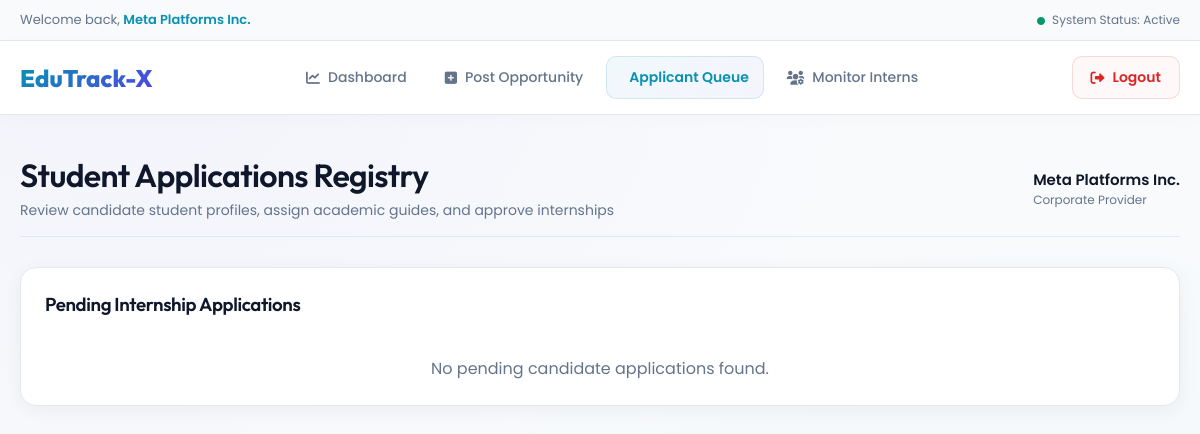
/Company/InternshipApplications/ (signed in), run on an earlier commit of the app's database.
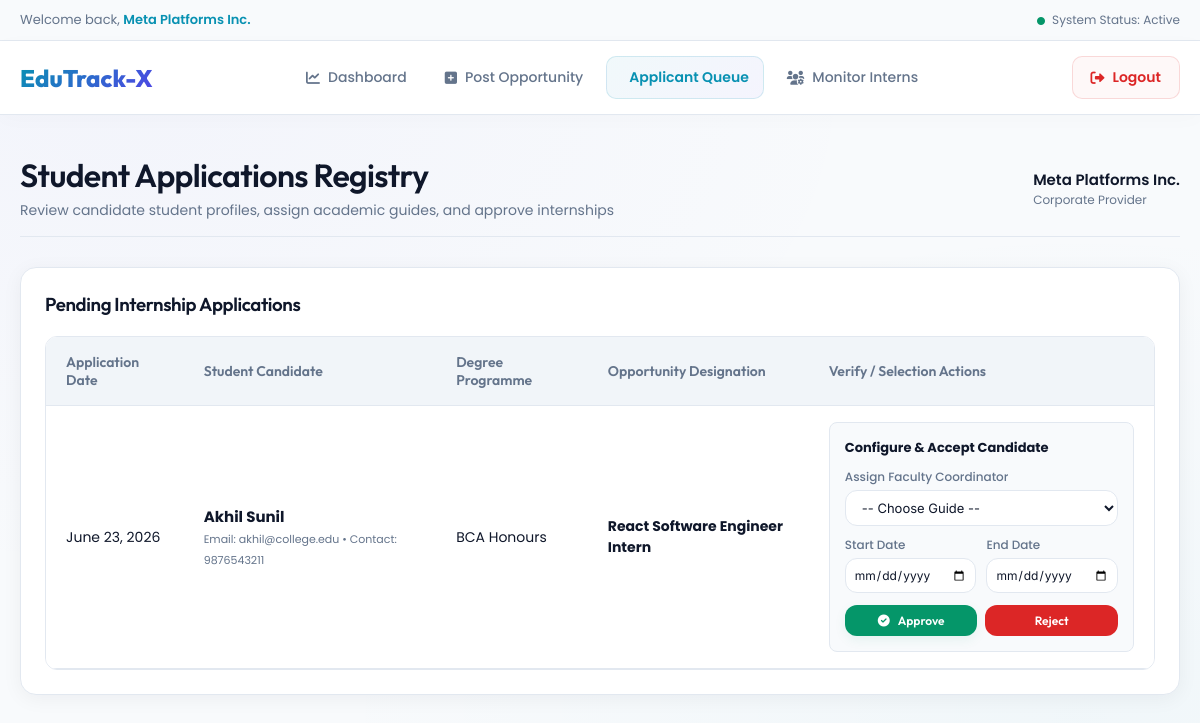
And on a later commit of the database.
### Student/models.py (models this page shows)
class tbl_internship(models.Model):
    internship_id = models.AutoField(primary_key=True)
    student = models.ForeignKey(tbl_student, on_delete=models.CASCADE, null=True, blank=True)
    company = models.ForeignKey(tbl_company, on_delete=models.CASCADE)
    faculty = models.ForeignKey(tbl_faculty, on_delete=models.SET_NULL, null=True, blank=True)
    internship_title = models.CharField(max_length=100)
    internship_description = models.TextField()
    internship_startdate = models.DateField(null=True, blank=True)
    internship_enddate = models.DateField(null=True, blank=True)
    internship_status = models.IntegerField(default=0) # 0 = Opportunity/Vacancy, 1 = Applied, 2 = Ongoing, 3 = Completed, 4 = Rejected
    internship_date = models.DateField(auto_now_add=True)
    internship_duration = models.CharField(max_length=50, blank=True, default='')
    internship_skills = models.TextField(blank=True, default='')
    internship_vacancies = models.IntegerField(default=1)
    internship_location = models.CharField(max_length=100, blank=True, default='')
    internship_eligibility = models.CharField(max_length=200, blank=True, default='')

### Guest/models.py (models this page shows)
class tbl_student(models.Model):
    student_id = models.AutoField(primary_key=True)
    programme = models.ForeignKey(tbl_programme, on_delete=models.CASCADE)
    student_name = models.CharField(max_length=100)
    student_gender = models.CharField(max_length=20)
    student_dob = models.DateField()
    student_email = models.EmailField(max_length=100, unique=True)
    student_contact = models.CharField(max_length=20)
    student_address = models.TextField()
    student_admissionno = models.CharField(max_length=50, unique=True)
    student_semester = models.IntegerField(default=1)
    student_photo = models.FileField(upload_to='Assets/StudentDocs/', null=True, blank=True)
    student_password = models.CharField(max_length=60)
    student_status = models.IntegerField(default=0) # 0 = Pending, 1 = Active/Approved, 2 = Rejected
    student_date = models.DateField(auto_now_add=True)

### Administrator/models.py (models this page shows)
class tbl_programme(models.Model):
    programme_id = models.AutoField(primary_key=True)
    department = models.ForeignKey(tbl_department, on_delete=models.CASCADE)
    programme_name = models.CharField(max_length=100)
    programme_duration = models.IntegerField() # Duration in Semesters (e.g. 8)
    programme_totalcredit = models.IntegerField() # Total credits required (e.g. 160)
    programme_status = models.IntegerField(default=1) # 1 = Active, 0 = Inactive

### Company/views.py (the view)
# urls.py: path('InternshipApplications/', views.InternshipApplications, name='InternshipApplications'),
def InternshipApplications(request):
    company = get_company(request)
    if not company:
        return redirect('Guest:Login')
    apps = tbl_internship.objects.filter(company=company, internship_status=1)
    faculties = tbl_faculty.objects.filter(faculty_status=1)
    return render(request, 'Company/InternshipApplications.html', {'apps': apps, 'faculties': faculties})

### Company/views.py (called while the page is built)
def get_company(request):
    if 'cid' not in request.session:
        return None
    return tbl_company.objects.filter(company_id=request.session['cid']).first()

### Company/Templates/Company/InternshipApplications.html (shortened to what the changed rows need)
{% extends 'Company/CompanyBase.html' %}
{% block header_title %}Student Applications Registry{% endblock %}
{% block content %}
<div class="glass-card">
    <h3>Pending Internship Applications</h3>
    {% if apps %}
    <div class="custom-table-container">
        <table class="custom-table">
            <thead>
                <tr>
                    <th>Application Date</th>
                    <th>Student Candidate</th>
                    <th>Degree Programme</th>
                    <th>Opportunity Designation</th>
                    <th>Verify / Selection Actions</th>
                </tr>
            </thead>
            <tbody>
                {% for app in apps %}
                <tr>
                    <td>{{ app.internship_date }}</td>
                    <td>
                        <strong style="display: block; font-size: 15px;">{{ app.student.student_name }}</strong>
                        <span style="font-size: 11px; color: var(--text-muted);">Email: {{ app.student.student_email }} • Contact: {{ app.student.student_contact }}</span>
                    </td>
                    <td>{{ app.student.programme.programme_name }}</td>
                    <td><strong>{{ app.internship_title }}</strong></td>
                    <td>
                        <div style="background: #f8fafc; border: 1px solid var(--border-color); border-radius: 8px; padding: 15px; text-align: left; max-width: 380px; margin-left: auto;">
                            <strong style="font-size: 13px; display: block; margin-bottom: 10px;">Configure & Accept Candidate</strong>
                            <form action="{% url 'Company:ApproveApplication' app.internship_id %}" method="post">
                                <div class="form-group" style="margin-bottom: 10px;">
                                    <label class="form-label" style="font-size: 12px; margin-bottom: 4px;" for="sel_faculty">Assign Faculty Coordinator</label>
                                    <select name="sel_faculty" id="sel_faculty" required style="padding: 8px 12px; font-size: 13px;">
                                        <option value="">-- Choose Guide --</option>
                                    </select>
                                </div>
                                <div style="display: grid; grid-template-columns: 1fr 1fr; gap: 10px; margin-bottom: 12px;">
                                    <div class="form-group" style="margin-bottom: 0;">
                                        <label class="form-label" style="font-size: 12px; margin-bottom: 4px;" for="start_date">Start Date</label>
                                        <input class="form-control" type="date" name="start_date" id="start_date" required style="padding: 8px; font-size: 12px;">
                                    </div>
                                    <div class="form-group" style="margin-bottom: 0;">
                                        <label class="form-label" style="font-size: 12px; margin-bottom: 4px;" for="end_date">End Date</label>
                                        <input class="form-control" type="date" name="end_date" id="end_date" required style="padding: 8px; font-size: 12px;">
                                    </div>
                                </div>
                                <div style="display: flex; gap: 8px;">
                                    <button type="submit" class="btn btn-success" style="padding: 8px 12px; font-size: 12px; flex: 1;">
                                        <i class="fa-solid fa-circle-check"></i> Approve
                                    </button>
                                    <a href="{% url 'Company:RejectApplication' app.internship_id %}" class="btn btn-danger" style="padding: 8px 12px; font-size: 12px; flex: 1; text-align: center;">
                                        Reject
                                    </a>
                                </div>
                            </form>
                        </div>
                    </td>
                </tr>
                {% endfor %}
            </tbody>
        </table>
    </div>
    {% else %}
    <p style="color: var(--text-muted); text-align: center; margin-top: 40px;">No pending candidate applications found.</p>
    {% endif %}
</div>
{% endblock %}

What changed in the data, as far as the page shows it:
added tbl_internship: internship_date "June 23, 2026", student.student_name "Akhil Sunil", student.student_email "akhil@college.edu", student.student_contact "9876543211", student.programme.programme_name "BCA Honours", internship_title "React Software Engineer Intern"
Also different on the page:
text no longer shown: "No pending candidate applications found."
text now shown: "Application Date Student Candidate Degree Programme Opportunity Designation Verify / Selection Actions"
